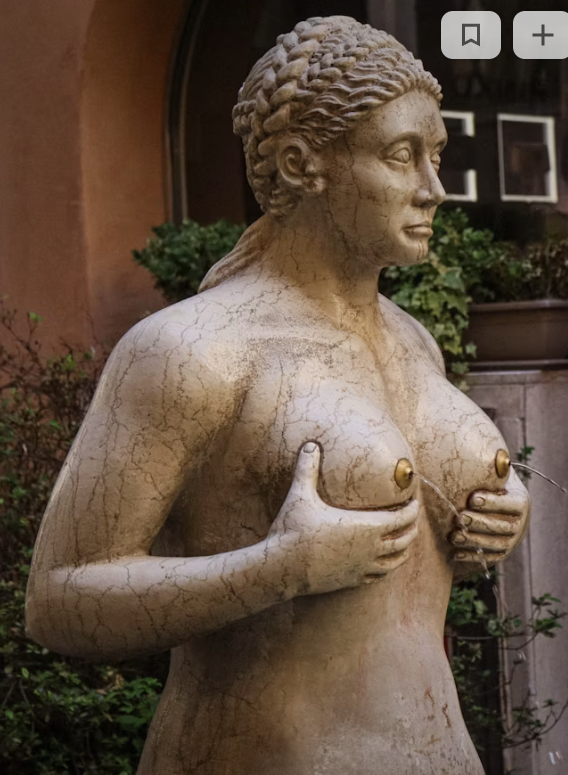
#> input picture image.png, 568 x 775 px
$ python app.py image.png
#> lines starting #> are read from the running program, lines starting #| are printed output that depends on the picture
import os, sys, math
from PIL import Image, ImageOps, ImageDraw, ImageFont


c, width, height, format_, im = None, None, None, None, None
print(f"Welcome!\n"
      f"Program takes one argument (after script name).\n"
      f"Argument has to be image file.\n"
      f"Program adding watermark to it.")

if len(sys.argv[:]) == 1:
  print(f"Input one image filename after {sys.argv[0]}")
elif len(sys.argv[:]) > 2:
  print("Input only one image filename please")
elif len(sys.argv[:]) == 2:
  im = Image.open(sys.argv[1]).convert("RGBA")
  print(f"Image size/format/mode: {im.size}/{im.format}/{im.mode}")
#| Image size/format/mode: (568, 775)/None/RGBA
  width, height = im.size
#> width = 568; height = 775
  _format = im.format
  c = math.sqrt(pow(width,2) + pow(height,2)) * 0.66
#> c = 634.2

txt = Image.new(mode="RGBA", size=(width, height), color=(255,255,255,0))
font = ImageFont.truetype("./STENCIL.TTF", size=45)
draw = ImageDraw.Draw(txt)
text = "! W A T E R M A R K E D !"
draw.text(xy=(width*0.5, height*0.5),text=text, fill=(255,0,0,64), font=font, anchor="mm", stroke_width=3, spacing=0, stroke_fill="black")
out = Image.alpha_composite(im, txt.rotate(angle=-45, expand=False))
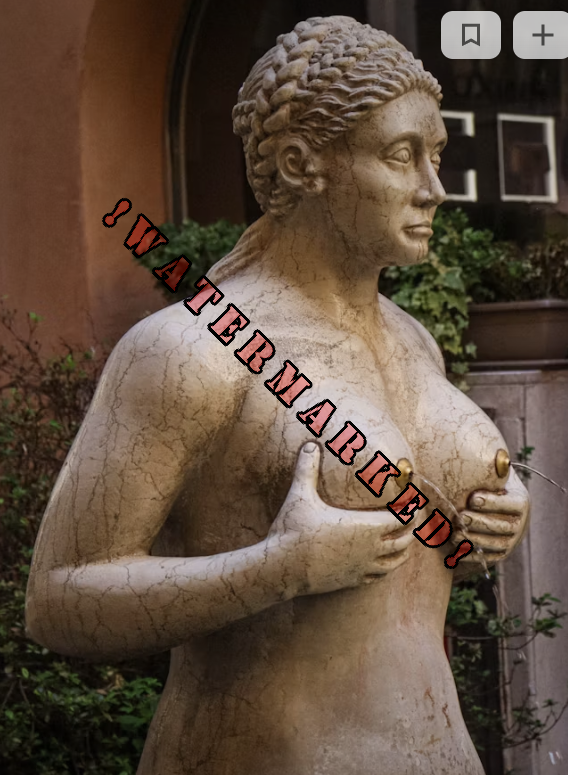
#> out: PIL image 568x775 RGBA; mean R, G, B, A 95.8, 77.8, 63.4, 255
out.show()
im.close()
